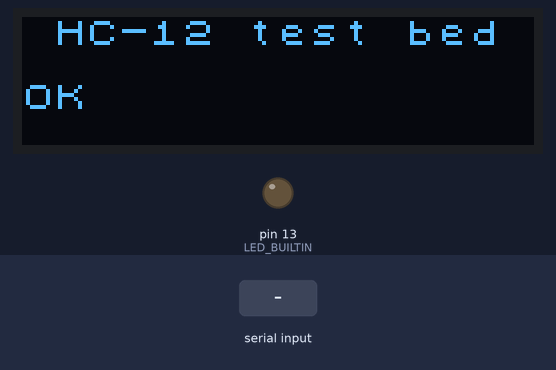
Bench run of a sketch on a simulated Arduino Nano, built with avr-gcc and run on an emulated ATmega328P. Parts: 128×32 one-colour display, output pins drawn as LEDs (lit = HIGH). Inputs (shaded band) come from the test bench. The modem accepts every AT command (registered, SIM ready, sends succeed) and sends nothing else; what the sketch prints to the serial monitor is not drawn.

Above: at 4.0 s.
4.1 s: "A\n" received over the second serial link
At 5.2 s:
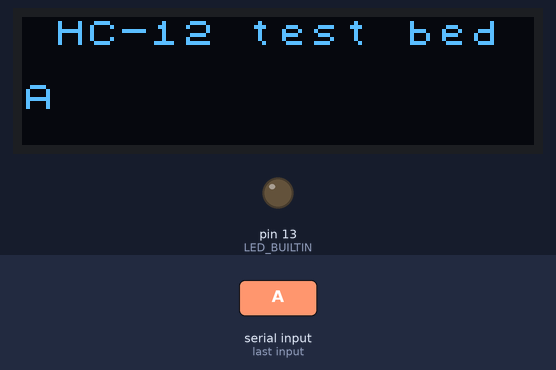
5.6 s: "T\n" received over the second serial link
At 6.3 s:
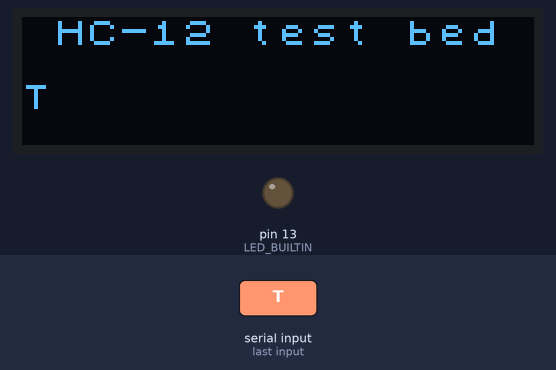
7.1 s: "1\n" received over the second serial link
At 7.4 s:
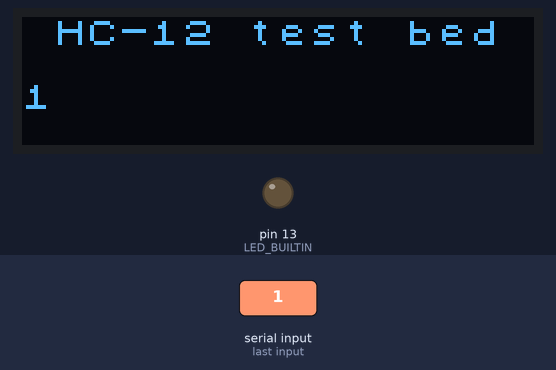
Timing chart, 0 to 10.1 s (numbered marks = the images above; inputs shaded):
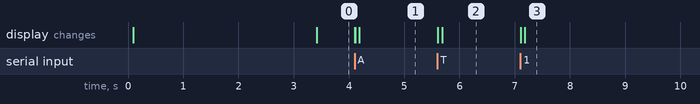

Measured:
- after the input at 4.1 s, the display: first changes at once (image 1 shows a later state)
- after the input at 5.6 s, the display: first changes at once (image 2 shows a later state)
- after the input at 7.1 s, the display: first changes at once (image 3 shows a later state)

The sketch:

hc12_test.ino
```cpp
/*
 * HC-12 test program
 *
 * usage:
 * open console, any AT command switches the HC12 into SET mode and excutes the command
 * any other console input will switch HC12 back into transparent mode.
 *
 * circuit:
 * HC-12 VCC -> Nano 3V3
 * HC-12 GND -> Nano GND
 * HC-12 RXD -> Nano D3
 * HC-12 TXD -> Nano D2
 * HC-12 SET -> Nano D4
 *
 * NOTE:
 * setting the ON-Air baudrate to anything other than 9600 causes problems
 * with subsequent access to SET mode using 9600 BAUD.
 * The problem can be overcome by hard wiring the SET connection to a GND pin
 * on the Nano before applying power to the HC-12.
 * Whilst in this scenario the hc12_setup() function will fail, the actual
 * data rx/tx part works OK.
 */

#include <SoftwareSerial.h>
//#include <SPI.h>
#include <U8x8lib.h>


#include "debug.h"

#define DEBUG_LEVEL_DEFAULT L_INFO;
debugLevels currentDebugLevel;

#define CONSOLE_BAUD 9600       // Console

#define HC12_BAUD 1200          // Baudrate over air
#define HC12_CHANNEL "001"      // 001 to 127, use spacing of 5 channels
#define HC12_POWER 8            // TX power 1-8 = -1/2/5/8/11/14/17/20dBm
#define HC12_MODE 3             // 1-4 = FU1/FU2/FU3/FU4
#define HC12_SET_BAUD 9600      // Baudrate for HC12 set mode
#define HC12_SET_TIMEOUT 500    // Timeout for HC12 set mode
#define HC12_SET_RETRY 5        // Number of retries before we give up

#define BEACON_INTERVAL 2000

const byte HC12_rx_pin = 2;
const byte HC12_tx_pin = 3;
const byte HC12_set_pin = 4;

// Constructor for HC-12 serial interface
SoftwareSerial HC12( /* RX */ HC12_rx_pin, /* TX */ HC12_tx_pin);

// Constructor for OLED text mode
U8X8_SSD1306_128X32_UNIVISION_HW_I2C u8x8(/* clock=*/ 21, /* data=*/ 20);

char HC12ByteIn, consoleByteIn;
String HC12ReadBuffer = "";
String consoleReadBuffer = "";
long nextBeacon;
int loopCount = 0;
bool setMode = false;

void setup() {
  int i;
  bool b = false;
  Serial.begin(CONSOLE_BAUD);
  currentDebugLevel = DEBUG_LEVEL_DEFAULT;

  oled_setup();

  HC12ReadBuffer.reserve(64);
  consoleReadBuffer.reserve(64);

  pinMode(LED_BUILTIN, OUTPUT);
  digitalWrite(LED_BUILTIN, 0);
  hc12_setup();
/*
  // wait until we can see HC-12
  while (!hc12_setup() ) {
    for (i=0; i<5000; i+=200) {
      delay(200);
      b = !b;
      digitalWrite(LED_BUILTIN, b);
    }
    digitalWrite(LED_BUILTIN, 0);
  }
*/
  nextBeacon = millis() + BEACON_INTERVAL;
  HC12ReadBuffer.remove(0);
}

void loop() {
  delay(1);

  if (Serial.available()) {
    consoleByteIn = Serial.read();
    consoleReadBuffer += char(consoleByteIn);
    if (consoleByteIn == '\n') {
      consoleInProcess();
    }
  }

  if (millis() > nextBeacon) {
    if (!setMode) sendBeacon();
    nextBeacon = millis() + BEACON_INTERVAL;
  }

  if (HC12.available()) {
    //u8x8.drawString(0,1,"got one");
    HC12ByteIn = HC12.read();
    Serial.print(HC12ByteIn);
    if (HC12ByteIn == '\n') {
      u8x8.setCursor(0,2);
      u8x8.print("                ");
      u8x8.setCursor(0,2);
      u8x8.print(HC12ReadBuffer);
      HC12ReadBuffer.remove(0);
    } else {
      HC12ReadBuffer += char(HC12ByteIn);
    }
  }
}

void oled_setup() {
  u8x8.begin(); /* u8x8.begin() is required and will sent the setup/init sequence to the display */

  u8x8.setFont(u8x8_font_chroma48medium8_r);
  u8x8.drawString(0,0," HC-12 test bed");
}

void consoleInProcess() {
  if ( (consoleReadBuffer[0] == 'A') && (consoleReadBuffer[1] == 'T') ) {
    hc12_set_mode(true);
  } else {
    hc12_set_mode(false);
  }

  HC12.print(consoleReadBuffer);

  consoleReadBuffer.remove(0);
}

void hc12_set_mode(bool newMode) {
  // change CH-12 between SET and transparent mode

  // do we need to change the mode?
  if (newMode == setMode) return;

  if (newMode) {
    // place HC12 into set mode
    HC12.begin(HC12_SET_BAUD);
    pinMode(HC12_set_pin, OUTPUT);
    digitalWrite(HC12_set_pin, LOW);
    debug(L_INFO, "SET mode\n");
    delay(500);
  } else {
    // return HC12 to transparent mode
    pinMode(HC12_set_pin, INPUT);
    debug(L_INFO, "Transparent mode\n");
    delay(100);
    HC12.begin(HC12_BAUD);
  }
  setMode = newMode;
}

void sendBeacon() {
  HC12.print(loopCount++);
  HC12.print(" - HC12 test\n");
}

// print debug output on console interface
void debug(debugLevels level, char *sFmt, ...)
{
  if (level > currentDebugLevel) return;  // bypass if level is not high enough
  char acTmp[128];       // place holder for sprintf output
  va_list args;          // args variable to hold the list of parameters
  va_start(args, sFmt);  // mandatory call to initilase args

  vsprintf(acTmp, sFmt, args);
  Serial.print(acTmp);
  // mandatory tidy up
  va_end(args);
  return;
}

bool hc12_setup() {
  bool ret_stat = false;
  int retries = 0;

  hc12_set_mode(true);

retry:
  // check if HC12 is responding
  HC12.print("AT\n");
  if ( !hc12_rx_line( HC12_SET_TIMEOUT ) ) goto failed;
  if ( !hc12_check_set_response() ) goto failed;

  // retrieve HC12 version
  HC12.print("AT+V\n");
  if ( !hc12_rx_line( HC12_SET_TIMEOUT ) ) goto failed;
  debug( L_INFO, HC12ReadBuffer.c_str() );

  // set channel number
  HC12.print("AT+C");
  HC12.print(HC12_CHANNEL);
  HC12.print("\n");
  if ( !hc12_rx_line( HC12_SET_TIMEOUT ) ) goto failed;

  // set baudrate for transparent mode
  HC12.print("AT+B");
  HC12.print(HC12_BAUD);
  HC12.print("\n");
  if ( !hc12_rx_line( HC12_SET_TIMEOUT ) ) goto failed;

  // set power level
  HC12.print("AT+P");
  HC12.print(HC12_POWER);
  HC12.print("\n");
  if ( !hc12_rx_line( HC12_SET_TIMEOUT ) ) goto failed;

  // set mode
  HC12.print("AT+FU");
  HC12.print(HC12_MODE);
  HC12.print("\n");
  if ( !hc12_rx_line( HC12_SET_TIMEOUT ) ) goto failed;

  // read all parameters
  HC12.print("AT+RX");
  if ( !hc12_rx( HC12_SET_TIMEOUT ) ) goto failed;
  debug( L_INFO, HC12ReadBuffer.c_str() );
  //Serial.print(HC12ReadBuffer);

  ret_stat = true;

failed:
  if (ret_stat == false) {
    if (++retries < HC12_SET_RETRY) {
      debug(L_INFO, "Retry %d\n", retries);
      goto retry;
    }
  }
  hc12_set_mode(false);

  if (!ret_stat)
    Serial.print("hc12_setup failed\n");
  return ret_stat;
}

bool hc12_rx(int timeout) {
  int rxCount = 0;
  HC12ReadBuffer.remove(0);   // clear string
  // wait for reply from hc12
  long finishtime = millis() + timeout;
  while (millis() < finishtime) {
    if (HC12.available()) {
      rxCount++;
      HC12ByteIn = HC12.read();
      HC12ReadBuffer += char(HC12ByteIn);
    }
  }
  if (rxCount < 1) return false;
  return true;
}

bool hc12_rx_line(int timeout) {
  // receive one line
  HC12ReadBuffer.remove(0);   // clear string
  long finishtime = millis() + timeout;
  while (millis() < finishtime) {
    if (HC12.available()) {
      HC12ByteIn = HC12.read();
      HC12ReadBuffer += char(HC12ByteIn);
      if (HC12ByteIn == '\n') return true;
    }
  }
  //debug(L_DEBUG, "hc12_rx_line() Timeout\n");
  return false;
}

bool hc12_check_set_response() {
  // check if we received "OK" from HC12
  if ( (HC12ReadBuffer[0] != 'O') || (HC12ReadBuffer[1] != 'K') ) return false;
  return true;
}
```

debug.h
```cpp
#ifndef debug_h
#define debug_h

enum debugLevels {
  L_OFF,
  L_ERROR,
  L_DEBUG,
  L_INFO
};

#endif
```
